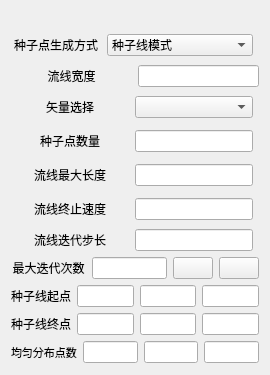
<?xml version="1.0" encoding="UTF-8"?>
<ui version="4.0">
 <class>SteamLineTracer</class>
 <widget class="QWidget" name="SteamLineTracer">
  <property name="geometry">
   <rect>
    <x>0</x>
    <y>0</y>
    <width>270</width>
    <height>375</height>
   </rect>
  </property>
  <property name="sizePolicy">
   <sizepolicy hsizetype="Preferred" vsizetype="Preferred">
    <horstretch>0</horstretch>
    <verstretch>0</verstretch>
   </sizepolicy>
  </property>
  <property name="minimumSize">
   <size>
    <width>270</width>
    <height>375</height>
   </size>
  </property>
  <property name="maximumSize">
   <size>
    <width>500</width>
    <height>500</height>
   </size>
  </property>
  <property name="windowTitle">
   <string>Form</string>
  </property>
  <layout class="QVBoxLayout" name="verticalLayout">
   <property name="sizeConstraint">
    <enum>QLayout::SetDefaultConstraint</enum>
   </property>
   <item>
    <widget class="QLabel" name="source">
     <property name="text">
      <string/>
     </property>
     <property name="alignment">
      <set>Qt::AlignCenter</set>
     </property>
    </widget>
   </item>
   <item>
    <layout class="QHBoxLayout" name="horizontalLayout" stretch="1,1,0">
     <item>
      <widget class="QLabel" name="label">
       <property name="text">
        <string>种子点生成方式</string>
       </property>
       <property name="alignment">
        <set>Qt::AlignCenter</set>
       </property>
      </widget>
     </item>
     <item>
      <widget class="QComboBox" name="control_comboBox">
       <property name="currentIndex">
        <number>0</number>
       </property>
       <item>
        <property name="text">
         <string>种子线模式</string>
        </property>
       </item>
       <item>
        <property name="text">
         <string>重点区域极大值模式</string>
        </property>
       </item>
       <item>
        <property name="text">
         <string>重点区域极小值模式</string>
        </property>
       </item>
       <item>
        <property name="text">
         <string>多尺度混合模式(极大)</string>
        </property>
       </item>
       <item>
        <property name="text">
         <string>多尺度混合模式(极小)</string>
        </property>
       </item>
       <item>
        <property name="text">
         <string>均匀模式</string>
        </property>
       </item>
       <item>
        <property name="text">
         <string>信息熵模式</string>
        </property>
       </item>
      </widget>
     </item>
     <item>
      <widget class="QLabel" name="label_10">
       <property name="text">
        <string>&lt;html&gt;&lt;head/&gt;&lt;body&gt;&lt;p&gt;&lt;br/&gt;&lt;/p&gt;&lt;/body&gt;&lt;/html&gt;</string>
       </property>
      </widget>
     </item>
    </layout>
   </item>
   <item>
    <layout class="QHBoxLayout" name="horizontalLayout_10" stretch="1,1">
     <item>
      <widget class="QLabel" name="label_16">
       <property name="text">
        <string>流线宽度</string>
       </property>
       <property name="alignment">
        <set>Qt::AlignCenter</set>
       </property>
      </widget>
     </item>
     <item>
      <widget class="QLineEdit" name="lineWidth"/>
     </item>
    </layout>
   </item>
   <item>
    <layout class="QHBoxLayout" name="horizontalLayout_4" stretch="1,1,0">
     <item>
      <widget class="QLabel" name="label_2">
       <property name="layoutDirection">
        <enum>Qt::LeftToRight</enum>
       </property>
       <property name="text">
        <string>矢量选择</string>
       </property>
       <property name="alignment">
        <set>Qt::AlignCenter</set>
       </property>
      </widget>
     </item>
     <item>
      <widget class="QComboBox" name="comboBox"/>
     </item>
     <item>
      <widget class="QLabel" name="label_13">
       <property name="text">
        <string>&lt;html&gt;&lt;head/&gt;&lt;body&gt;&lt;p&gt;&lt;br/&gt;&lt;/p&gt;&lt;/body&gt;&lt;/html&gt;</string>
       </property>
      </widget>
     </item>
    </layout>
   </item>
   <item>
    <layout class="QHBoxLayout" name="horizontalLayout_2" stretch="1,1,0">
     <item>
      <widget class="QLabel" name="label_3">
       <property name="text">
        <string>种子点数量</string>
       </property>
       <property name="alignment">
        <set>Qt::AlignCenter</set>
       </property>
      </widget>
     </item>
     <item>
      <widget class="QLineEdit" name="numOfSeedLineEdit">
       <property name="inputMask">
        <string/>
       </property>
      </widget>
     </item>
     <item>
      <widget class="QLabel" name="label_5">
       <property name="text">
        <string>&lt;html&gt;&lt;head/&gt;&lt;body&gt;&lt;p&gt;&lt;br/&gt;&lt;/p&gt;&lt;/body&gt;&lt;/html&gt;</string>
       </property>
      </widget>
     </item>
    </layout>
   </item>
   <item>
    <layout class="QHBoxLayout" name="horizontalLayout_6" stretch="1,1,0">
     <item>
      <widget class="QLabel" name="label_4">
       <property name="layoutDirection">
        <enum>Qt::LeftToRight</enum>
       </property>
       <property name="text">
        <string>流线最大长度</string>
       </property>
       <property name="textFormat">
        <enum>Qt::AutoText</enum>
       </property>
       <property name="alignment">
        <set>Qt::AlignCenter</set>
       </property>
      </widget>
     </item>
     <item>
      <widget class="QLineEdit" name="lengthOfStreamLine"/>
     </item>
     <item>
      <widget class="QLabel" name="label_7">
       <property name="text">
        <string>&lt;html&gt;&lt;head/&gt;&lt;body&gt;&lt;p&gt;&lt;span style=&quot; color:#f0f0f0;&quot;/&gt;&lt;br/&gt;&lt;/p&gt;&lt;/body&gt;&lt;/html&gt;</string>
       </property>
      </widget>
     </item>
    </layout>
   </item>
   <item>
    <layout class="QHBoxLayout" name="horizontalLayout_5" stretch="1,1,0">
     <item>
      <widget class="QLabel" name="label_8">
       <property name="text">
        <string>流线终止速度</string>
       </property>
       <property name="alignment">
        <set>Qt::AlignCenter</set>
       </property>
      </widget>
     </item>
     <item>
      <widget class="QLineEdit" name="terminalSpeed"/>
     </item>
     <item>
      <widget class="QLabel" name="label_9">
       <property name="text">
        <string>&lt;html&gt;&lt;head/&gt;&lt;body&gt;&lt;p&gt;&lt;br/&gt;&lt;/p&gt;&lt;/body&gt;&lt;/html&gt;</string>
       </property>
      </widget>
     </item>
    </layout>
   </item>
   <item>
    <layout class="QHBoxLayout" name="horizontalLayout_3" stretch="1,1,0">
     <item>
      <widget class="QLabel" name="label_6">
       <property name="text">
        <string>流线迭代步长</string>
       </property>
       <property name="alignment">
        <set>Qt::AlignCenter</set>
       </property>
      </widget>
     </item>
     <item>
      <widget class="QLineEdit" name="lengthOfStep"/>
     </item>
     <item>
      <widget class="QLabel" name="label_12">
       <property name="text">
        <string>&lt;html&gt;&lt;head/&gt;&lt;body&gt;&lt;p&gt;&lt;span style=&quot; color:#f0f0f0;&quot;/&gt;&lt;/p&gt;&lt;/body&gt;&lt;/html&gt;</string>
       </property>
      </widget>
     </item>
    </layout>
   </item>
   <item>
    <layout class="QHBoxLayout" name="horizontalLayout_7" stretch="1,1,0,0">
     <item>
      <widget class="QLabel" name="label_11">
       <property name="text">
        <string>最大迭代次数</string>
       </property>
       <property name="alignment">
        <set>Qt::AlignCenter</set>
       </property>
      </widget>
     </item>
     <item>
      <widget class="QLineEdit" name="maxSteps"/>
     </item>
     <item>
      <widget class="QPushButton" name="generate_streamline_btn">
       <property name="enabled">
        <bool>true</bool>
       </property>
       <property name="text">
        <string/>
       </property>
       <property name="icon">
        <iconset resource="../iGameQtMainWindow.qrc">
         <normaloff>:/Ticon/Icons/Chart-1.png</normaloff>:/Ticon/Icons/Chart-1.png</iconset>
       </property>
      </widget>
     </item>
     <item>
      <widget class="QPushButton" name="refreshBtn">
       <property name="text">
        <string/>
       </property>
       <property name="icon">
        <iconset resource="../iGameQtMainWindow.qrc">
         <normaloff>:/Ticon/Icons/refresh.png</normaloff>:/Ticon/Icons/refresh.png</iconset>
       </property>
       <property name="iconSize">
        <size>
         <width>14</width>
         <height>14</height>
        </size>
       </property>
      </widget>
     </item>
    </layout>
   </item>
   <item>
    <layout class="QHBoxLayout" name="horizontalLayout_8" stretch="1,1,1,1">
     <item>
      <widget class="QLabel" name="label_14">
       <property name="text">
        <string>种子线起点</string>
       </property>
       <property name="alignment">
        <set>Qt::AlignCenter</set>
       </property>
      </widget>
     </item>
     <item>
      <widget class="QLineEdit" name="startX"/>
     </item>
     <item>
      <widget class="QLineEdit" name="startY"/>
     </item>
     <item>
      <widget class="QLineEdit" name="startZ"/>
     </item>
    </layout>
   </item>
   <item>
    <layout class="QHBoxLayout" name="horizontalLayout_9" stretch="1,1,1,1">
     <item>
      <widget class="QLabel" name="label_15">
       <property name="text">
        <string>种子线终点</string>
       </property>
       <property name="alignment">
        <set>Qt::AlignCenter</set>
       </property>
      </widget>
     </item>
     <item>
      <widget class="QLineEdit" name="endX"/>
     </item>
     <item>
      <widget class="QLineEdit" name="endY"/>
     </item>
     <item>
      <widget class="QLineEdit" name="endZ"/>
     </item>
    </layout>
   </item>
   <item>
    <layout class="QHBoxLayout" name="horizontalLayout_11">
     <item>
      <widget class="QLabel" name="label_17">
       <property name="font">
        <font>
         <pointsize>8</pointsize>
        </font>
       </property>
       <property name="text">
        <string>均匀分布点数</string>
       </property>
       <property name="textFormat">
        <enum>Qt::AutoText</enum>
       </property>
      </widget>
     </item>
     <item>
      <widget class="QLineEdit" name="splitX"/>
     </item>
     <item>
      <widget class="QLineEdit" name="splitY"/>
     </item>
     <item>
      <widget class="QLineEdit" name="splitZ"/>
     </item>
    </layout>
   </item>
   <item>
    <spacer name="verticalSpacer">
     <property name="orientation">
      <enum>Qt::Vertical</enum>
     </property>
     <property name="sizeHint" stdset="0">
      <size>
       <width>20</width>
       <height>52</height>
      </size>
     </property>
    </spacer>
   </item>
  </layout>
 </widget>
 <resources>
  <include location="../iGameQtMainWindow.qrc"/>
 </resources>
 <connections/>
</ui>
